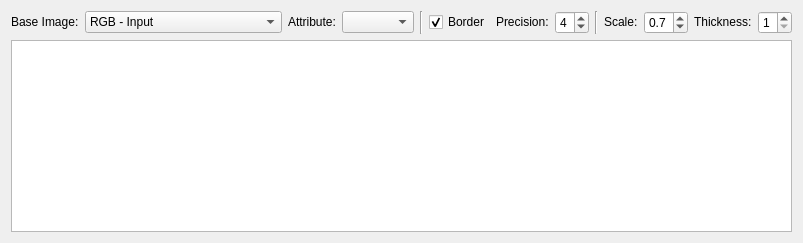
         <widget class="QWidget" name="tab_res_Attribute">
          <attribute name="title">
           <string>Attribute Image</string>
          </attribute>
          <layout class="QGridLayout" name="gridLayout_31">
           <item row="0" column="0">
            <widget class="QLabel" name="label_15">
             <property name="sizePolicy">
              <sizepolicy hsizetype="Fixed" vsizetype="Fixed">
               <horstretch>0</horstretch>
               <verstretch>0</verstretch>
              </sizepolicy>
             </property>
             <property name="text">
              <string>Base Image:</string>
             </property>
            </widget>
           </item>
           <item row="0" column="1">
            <widget class="QComboBox" name="comboBox_ResAtt_BaseImage">
             <property name="sizePolicy">
              <sizepolicy hsizetype="Preferred" vsizetype="Fixed">
               <horstretch>0</horstretch>
               <verstretch>0</verstretch>
              </sizepolicy>
             </property>
             <item>
              <property name="text">
               <string>RGB - Input</string>
              </property>
             </item>
             <item>
              <property name="text">
               <string>RGB - Shading corrected</string>
              </property>
             </item>
             <item>
              <property name="text">
               <string>RGB - Refenrence minus Input</string>
              </property>
             </item>
             <item>
              <property name="text">
               <string>HSV - Shading corrected</string>
              </property>
             </item>
             <item>
              <property name="text">
               <string>HSV - Refenrence minus Input</string>
              </property>
             </item>
             <item>
              <property name="text">
               <string>Saturation - Finding Seeds</string>
              </property>
             </item>
             <item>
              <property name="text">
               <string>Value - Measurement</string>
              </property>
             </item>
            </widget>
           </item>
           <item row="0" column="2">
            <widget class="QLabel" name="label_21">
             <property name="sizePolicy">
              <sizepolicy hsizetype="Fixed" vsizetype="Fixed">
               <horstretch>0</horstretch>
               <verstretch>0</verstretch>
              </sizepolicy>
             </property>
             <property name="text">
              <string>Attribute:</string>
             </property>
            </widget>
           </item>
           <item row="0" column="3">
            <widget class="QComboBox" name="comboBox_ResAtt_Attribute">
             <property name="sizePolicy">
              <sizepolicy hsizetype="Preferred" vsizetype="Fixed">
               <horstretch>0</horstretch>
               <verstretch>0</verstretch>
              </sizepolicy>
             </property>
            </widget>
           </item>
           <item row="0" column="4">
            <widget class="Line" name="line">
             <property name="orientation">
              <enum>Qt::Vertical</enum>
             </property>
            </widget>
           </item>
           <item row="0" column="5">
            <widget class="QCheckBox" name="checkBox_ResAtt_Border">
             <property name="sizePolicy">
              <sizepolicy hsizetype="Fixed" vsizetype="Fixed">
               <horstretch>0</horstretch>
               <verstretch>0</verstretch>
              </sizepolicy>
             </property>
             <property name="text">
              <string>Border</string>
             </property>
             <property name="checked">
              <bool>true</bool>
             </property>
            </widget>
           </item>
           <item row="0" column="6">
            <widget class="QLabel" name="label_46">
             <property name="sizePolicy">
              <sizepolicy hsizetype="Fixed" vsizetype="Fixed">
               <horstretch>0</horstretch>
               <verstretch>0</verstretch>
              </sizepolicy>
             </property>
             <property name="text">
              <string>Precision:</string>
             </property>
            </widget>
           </item>
           <item row="0" column="7">
            <widget class="QSpinBox" name="spinBox_ResAtt_Precision">
             <property name="sizePolicy">
              <sizepolicy hsizetype="Fixed" vsizetype="Fixed">
               <horstretch>0</horstretch>
               <verstretch>0</verstretch>
              </sizepolicy>
             </property>
             <property name="minimum">
              <number>1</number>
             </property>
             <property name="maximum">
              <number>9</number>
             </property>
             <property name="value">
              <number>4</number>
             </property>
            </widget>
           </item>
           <item row="0" column="8">
            <widget class="Line" name="line_2">
             <property name="orientation">
              <enum>Qt::Vertical</enum>
             </property>
            </widget>
           </item>
           <item row="0" column="9">
            <widget class="QLabel" name="label_45">
             <property name="sizePolicy">
              <sizepolicy hsizetype="Fixed" vsizetype="Fixed">
               <horstretch>0</horstretch>
               <verstretch>0</verstretch>
              </sizepolicy>
             </property>
             <property name="text">
              <string>Scale:</string>
             </property>
            </widget>
           </item>
           <item row="0" column="10">
            <widget class="QDoubleSpinBox" name="doubleSpinBox_ResAtt_Scale">
             <property name="sizePolicy">
              <sizepolicy hsizetype="Fixed" vsizetype="Fixed">
               <horstretch>0</horstretch>
               <verstretch>0</verstretch>
              </sizepolicy>
             </property>
             <property name="decimals">
              <number>1</number>
             </property>
             <property name="minimum">
              <double>0.100000000000000</double>
             </property>
             <property name="maximum">
              <double>9.000000000000000</double>
             </property>
             <property name="singleStep">
              <double>0.100000000000000</double>
             </property>
             <property name="value">
              <double>0.700000000000000</double>
             </property>
            </widget>
           </item>
           <item row="0" column="11">
            <widget class="QLabel" name="label_47">
             <property name="sizePolicy">
              <sizepolicy hsizetype="Fixed" vsizetype="Fixed">
               <horstretch>0</horstretch>
               <verstretch>0</verstretch>
              </sizepolicy>
             </property>
             <property name="text">
              <string>Thickness:</string>
             </property>
            </widget>
           </item>
           <item row="0" column="12">
            <widget class="QSpinBox" name="spinBox_ResAtt_Tickness">
             <property name="sizePolicy">
              <sizepolicy hsizetype="Fixed" vsizetype="Fixed">
               <horstretch>0</horstretch>
               <verstretch>0</verstretch>
              </sizepolicy>
             </property>
             <property name="minimum">
              <number>1</number>
             </property>
             <property name="maximum">
              <number>9</number>
             </property>
            </widget>
           </item>
           <item row="1" column="0" colspan="13">
            <widget class="QGraphicsView" name="graphicsView_Attribute"/>
           </item>
          </layout>
         </widget>
